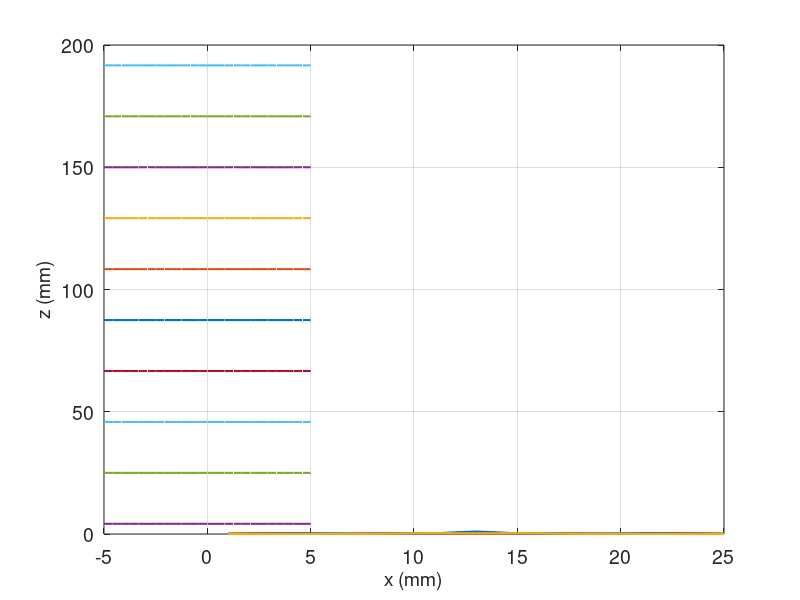

Reproduce this figure in MATLAB.
% File name: fd_bpm_free.m
% Propagation of Gaussian pulse in a free space by Crank-Nicholson method
% No boundary conditions are introduced
clear all
L_x=10.0; % transversal dimension (along x-axis)
w_0=1.0; % width of input Gaussian pulse
lambda = 0.6; % wavelength
n=1.0; % refractive index of the medium
k_0=2*pi/lambda; % wavenumber
N_x=25; % points on x axis
Delta_x=L_x/(N_x-1); % x axis spacing
h=5*Delta_x; % propagation step along z-axis
N_z=100; % number of propagation steps
plotting=zeros(N_x,N_z); % storage for plotting
x=linspace(-0.5*L_x,0.5*L_x,N_x); % coordinates along x-axis
x = x';
E=exp(-(x/w_0).^2); % initial Gaussian field
%
% beta = n*k_0. With this choice, last term in propagator vanishes
prefactor = 1/(2*n*k_0*Delta_x^2); main = ones(N_x,1); above =...
ones(N_x-1,1); below = above;
P = prefactor*(diag(above,-1)-2*diag(main,0)+diag(below,1)); % matrix P
%
step_plus = eye(N_x) + 0.5i*h*P; % step forward
step_minus =eye(N_x)-0.5i*h*P; % step backward
%
z = 0; z_plot = zeros(N_z); for r=1:N_z
    z = z + h;
z_plot(r) = z + h;
plotting(:,r)=abs(E).^2;
E=step_plus\step_minus*E;
end;
%
for k = 1:N_z/10:N_z % choosing 2D plots every 10-th step
plot(plotting(:,k),'LineWidth',1.5)
set(gca,'FontSize',14); % size of tick marks on both axes
hold on
end; pause; close all;
%
for k = 1:N_z/10:N_z % choosing 3D plots every 10-th step
y = z_plot(k)*ones(size(x)); % spread out along y-axis
plot3(x,y,plotting(:,k),'LineWidth',1.5)
hold on
end; grid on; xlabel('x (mm)','FontSize',14)
ylabel('z (mm)','FontSize',14) % along propagation direction
set(gca,'FontSize',14); % size of tick marks on both axes
pause; close all;